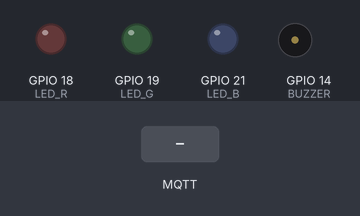
A sketch run on a simulated ESP32. Parts: output pins drawn as LEDs (lit = HIGH), buzzer (waves = sounding, pin HIGH). The test bench sets the inputs (shaded band). WiFi joins after 1.5 s; servers stay silent unless stated; no MQTT or app messages arrive unless stated; what the sketch prints to the serial monitor is not drawn.

Above: at 2.7 s.
2.8 s: MQTT message "0" arrives on the first subscribed topic
At 4.0 s:
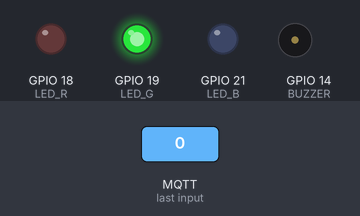
4.3 s: MQTT message "1" arrives on the first subscribed topic
At 5.2 s:
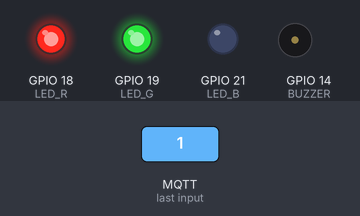
5.8 s: MQTT message "2" arrives on the first subscribed topic
At 6.4 s:
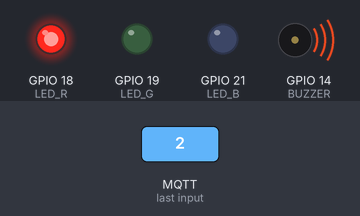
7.3 s: MQTT message "on" arrives on the first subscribed topic
At 8.7 s:
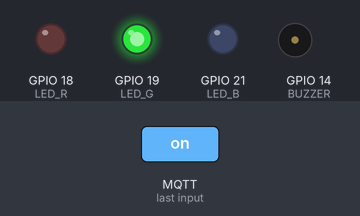
Timing chart, 0 to 9.8 s (numbered marks = the images above; inputs shaded):
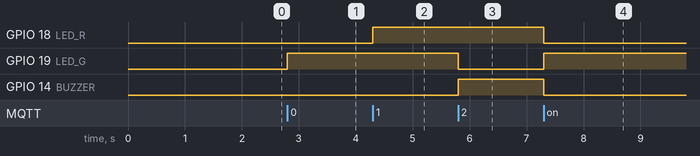

The sketch:

sketch.ino
```cpp
#include <WiFi.h>
#include <PubSubClient.h>

#define LED_R 18
#define LED_G 19
#define LED_B 21
#define BUZZER 14

const char* ssid = "Wokwi-GUEST";
const char* password = "";
const char* mqtt_server = "broker.hivemq.com";
const char* topic_alerta = "mackiot/atuador/alerta";

WiFiClient espClient;
PubSubClient client(espClient);

void callback(char* topic, byte* payload, unsigned int length) {
  String msg = "";
  for (int i = 0; i < length; i++) msg += (char)payload[i];
  msg.trim();
  int nivel = msg.toInt();

  Serial.print("Nivel recebido: ");
  Serial.println(nivel);

  if (nivel == 0) {
    digitalWrite(LED_R, LOW);
    digitalWrite(LED_G, HIGH);
    digitalWrite(LED_B, LOW);
    digitalWrite(BUZZER, LOW);
    Serial.println("Status: ADEQUADO");
  } else if (nivel == 1) {
    digitalWrite(LED_R, HIGH);
    digitalWrite(LED_G, HIGH);
    digitalWrite(LED_B, LOW);
    digitalWrite(BUZZER, LOW);
    Serial.println("Status: ATENÇÃO");
  } else if (nivel == 2) {
    digitalWrite(LED_R, HIGH);
    digitalWrite(LED_G, LOW);
    digitalWrite(LED_B, LOW);
    digitalWrite(BUZZER, HIGH);
    Serial.println("Status: CRÍTICO");
  }
}

void setup_wifi() {
  Serial.println("Conectando ao WiFi...");
  WiFi.begin(ssid, password);
  while (WiFi.status() != WL_CONNECTED) {
    delay(500);
    Serial.print(".");
  }
  Serial.println("\nWiFi conectado!");
}

void reconnect() {
  while (!client.connected()) {
    Serial.print("Conectando MQTT...");
    String clientId = "MacKIoT_D2_";
    clientId += WiFi.macAddress();
    clientId.replace(":", "");
    if (client.connect(clientId.c_str())) {
      Serial.println("conectado!");
      client.subscribe(topic_alerta);
      break;
    } else {
      Serial.print("falhou, rc=");
      Serial.print(client.state());
      delay(5000);
    }
  }
}

void setup() {
  Serial.begin(115200);
  pinMode(LED_R, OUTPUT);
  pinMode(LED_G, OUTPUT);
  pinMode(LED_B, OUTPUT);
  pinMode(BUZZER, OUTPUT);

  digitalWrite(LED_R, LOW);
  digitalWrite(LED_G, LOW);
  digitalWrite(LED_B, LOW);
  digitalWrite(BUZZER, LOW);

  setup_wifi();
  client.setServer(mqtt_server, 1883);
  client.setCallback(callback);
  client.setKeepAlive(60);
}

void loop() {
  if (!client.connected()) reconnect();
  client.loop();
  delay(10);
}
```

Measured:
- after the input at 2.8 s, GPIO 19 (LED_G): LOW → HIGH at once
- after the input at 4.3 s, GPIO 18 (LED_R): LOW → HIGH at once
- after the input at 5.8 s, GPIO 19 (LED_G): HIGH → LOW at once; GPIO 14 (BUZZER): LOW → HIGH at once
- after the input at 7.3 s, GPIO 18 (LED_R), GPIO 14 (BUZZER): HIGH → LOW at once; GPIO 19 (LED_G): LOW → HIGH at once
